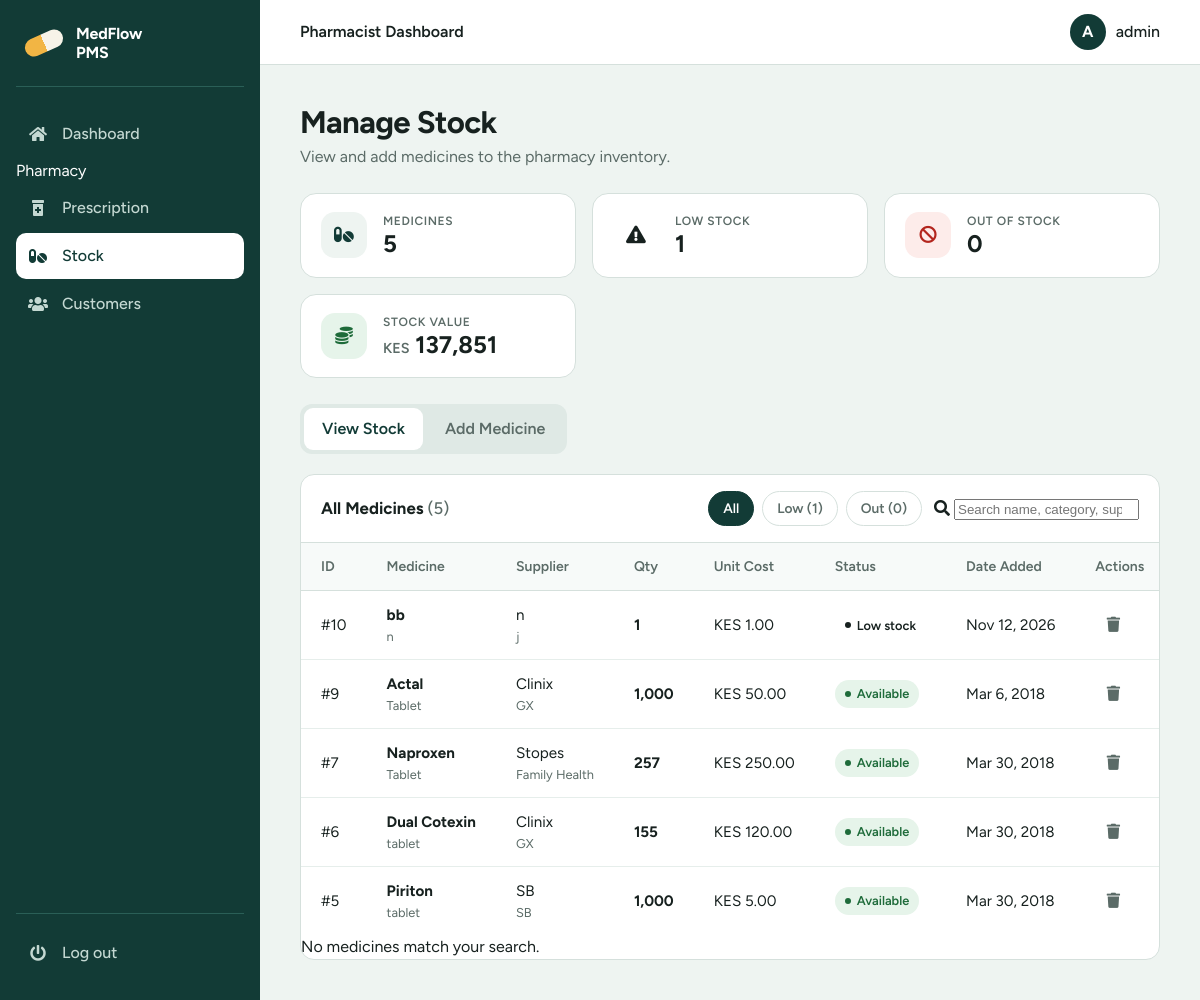
The app's page /pharmacist/stock_pharmacist.php (signed in) with its own data.
### tables this page shows
CREATE TABLE `stock` (
  `stock_id` tinyint(5) NOT NULL,
  `drug_name` varchar(20) NOT NULL,
  `category` varchar(20) NOT NULL,
  `description` varchar(50) NOT NULL,
  `company` varchar(20) NOT NULL,
  `supplier` varchar(20) NOT NULL,
  `quantity` int(11) NOT NULL,
  `cost` int(11) NOT NULL,
  `status` enum('Available','Inavailable') NOT NULL,
  `date_supplied` date NOT NULL
);

### pharmacist/stock_pharmacist.php (the view, shortened to what this page needs)
<?php
include_once('../connect_db.php');
function h($v) { return htmlspecialchars((string) $v, ENT_QUOTES, 'UTF-8'); }
$currency      = 'KES';
$low_threshold = 10;
$message1      = '';
$stocks = [];
try {
    $stocks = $con->query("SELECT * FROM stock ORDER BY stock_id DESC")->fetchAll(PDO::FETCH_ASSOC);
} catch (PDOException $e) {
    error_log("Load stock failed: " . $e->getMessage());
    $message1 = $message1 ?: "Could not load the stock list.";
}
$total_units = 0; $low = 0; $out = 0; $value = 0;
foreach ($stocks as $i => $s) {
    $q = (int) $s['quantity'];
    $value       += max($q, 0) * (float) $s['cost'];
    if ($q <= 0)                  { $state = 'out'; $out++; }
    elseif ($q <= $low_threshold) { $state = 'low'; $low++; }
    else                          { $state = 'ok'; }
    $stocks[$i]['_state'] = $state;
}
$hasError = ($message1 !== '');
include '../includes/head.php';
?>
<?php
include '../includes/sidebar_pharmacist.php';
include '../includes/header.php';
?>
<main class="main">
    <div class="page-head">
      <h1>Manage Stock</h1>
      <p>View and add medicines to the pharmacy inventory.</p>
    </div>
    <section class="stats">
      <div class="stat">
        <span class="stat-icon"><i class="fas fa-pills"></i></span>
        <div>
          <div class="stat-label">Medicines</div>
          <div class="stat-value"><?php echo number_format(count($stocks)); ?></div>
        </div>
      </div>
      <div class="stat">
        <span class="stat-icon stat-icon--amber"><i class="fas fa-exclamation-triangle"></i></span>
        <div>
          <div class="stat-label">Low Stock</div>
          <div class="stat-value"><?php echo number_format($low); ?></div>
        </div>
      </div>
      <div class="stat">
        <span class="stat-icon stat-icon--red"><i class="fas fa-ban"></i></span>
        <div>
          <div class="stat-label">Out of Stock</div>
          <div class="stat-value"><?php echo number_format($out); ?></div>
        </div>
      </div>
      <div class="stat">
        <span class="stat-icon stat-icon--green"><i class="fas fa-coins"></i></span>
        <div>
          <div class="stat-label">Stock Value</div>
          <div class="stat-value"><small><?php echo h($currency); ?></small> <?php echo number_format($value); ?></div>
        </div>
      </div>
    </section>
    <div class="tabs" role="tablist" aria-label="Stock actions">
      <button type="button" class="tab" role="tab" id="tab_1" aria-controls="content_1"
              aria-selected="<?php echo $hasError ? 'false' : 'true'; ?>">View Stock</button>
      <button type="button" class="tab" role="tab" id="tab_2" aria-controls="content_2"
              aria-selected="<?php echo $hasError ? 'true' : 'false'; ?>">Add Medicine</button>
    </div>
    <section class="panel card" id="content_1" role="tabpanel" aria-labelledby="tab_1" <?php echo $hasError ? 'hidden' : ''; ?>>
      <div class="card-head">
        <h2>All Medicines <span class="count">(<?php echo count($stocks); ?>)</span></h2>
        <?php if (count($stocks) > 0): ?>
        <div class="tools">
          <div class="chips" role="group" aria-label="Filter by stock level">
            <button type="button" class="chip" data-state="all" aria-pressed="true">All</button>
            <button type="button" class="chip" data-state="low" aria-pressed="false">Low (<?php echo $low; ?>)</button>
            <button type="button" class="chip" data-state="out" aria-pressed="false">Out (<?php echo $out; ?>)</button>
          </div>
          <div class="search">
            <i class="fas fa-search" aria-hidden="true"></i>
            <input type="search" id="filter" placeholder="Search name, category, supplier..." aria-label="Search stock">
          </div>
        </div>
        <?php endif; ?>
      </div>
      <?php if (count($stocks) === 0): ?>
        <div class="empty">
          <i class="fas fa-box-open"></i>
          <p>No medicines in stock. Add the first one to get started.</p>
          <button type="button" class="btn" data-go="tab_2"><i class="fas fa-plus"></i> Add Medicine</button>
        </div>
      <?php else: ?>
      <div class="table-wrap">
        <table id="stockTable">
          <thead>
            <tr>
              <th>ID</th>
              <th>Medicine</th>
              <th>Supplier</th>
              <th>Qty</th>
              <th>Unit Cost</th>
              <th>Status</th>
              <th>Date Added</th>
              <th class="actions">Actions</th>
            </tr>
          </thead>
          <tbody>
          <?php foreach ($stocks as $row):
              $st = $row['_state'];
              $badge = $st === 'out' ? ['badge--bad', 'Out of stock'] : ($st === 'low' ? ['badge--warn', 'Low stock'] : ['badge--ok', 'Available']);
          ?>
            <tr data-state="<?php echo $st; ?>">
              <td class="muted">#<?php echo h($row['stock_id']); ?></td>
              <td>
                <strong><?php echo h($row['drug_name']); ?></strong>
                <span class="sub"><?php echo h($row['category']); ?></span>
              </td>
              <td>
                <?php echo h($row['supplier']); ?>
                <span class="sub"><?php echo h($row['company']); ?></span>
              </td>
              <td><span class="qty <?php echo $st === 'out' ? 'qty--out' : ($st === 'low' ? 'qty--low' : ''); ?>"><?php echo number_format((int) $row['quantity']); ?></span></td>
              <td><?php echo h($currency); ?> <?php echo number_format((float) $row['cost'], 2); ?></td>
              <td><span class="badge <?php echo $badge[0]; ?>"><?php echo $badge[1]; ?></span></td>
              <td><?php echo h(date('M j, Y', strtotime($row['date_supplied']))); ?></td>
              <td class="actions">
                <a class="icon-btn icon-btn--delete" title="Delete" aria-label="Delete <?php echo h($row['drug_name']); ?>"
                   href="../delete_stock.php?stock_id=<?php echo urlencode($row['stock_id']); ?>"
                   onclick="return confirm('Are you sure you want to delete this medicine?');"><i class="fas fa-trash"></i></a>
              </td>
            </tr>
          <?php endforeach; ?>
          </tbody>
        </table>
      </div>
      <div class="no-match" id="noMatch">No medicines match your search.</div>
      <?php endif; ?>
    </section>
</main>
<?php include '../includes/footer.php'; ?>

### includes/head.php (style rules this page uses)
:root { --pine: #123b36; --pine-soft: #1c524b; --pine-line: #2a5f57; --amber: #f2b544; --mist: #eef4f1; --paper: #ffffff; --ink: #17211f; --ink-soft: #5b6b67; --line: #d5e0dc; --danger: #b3261e; --danger-bg: #fdecea; --ok: #1e6b3a; --ok-bg: #e6f4ea; --radius: 10px; --sidebar: 260px; --font: "Figtree", system-ui, -apple-system, sans-serif; }
*, *::before, *::after { box-sizing: border-box; }
html { -webkit-text-size-adjust: 100%; }
body { margin: 0; font-family: var(--font); font-size: 16px; line-height: 1.5; color: var(--ink); background: var(--mist); }
a { color: inherit; text-decoration: none; }
.main { margin-left: var(--sidebar); padding: 40px; max-width: 1200px; }
.main h1 { margin: 0 0 6px; font-size: clamp(1.6rem, 2.6vw, 2.2rem); line-height: 1.15; letter-spacing: -0.02em; }
.card { background: var(--paper); border: 1px solid var(--line); border-radius: 14px; overflow: hidden; }
.card-head { display: flex; align-items: center; justify-content: space-between; gap: 16px; flex-wrap: wrap; padding: 16px 20px; border-bottom: 1px solid var(--line); }
.card-head h2 { margin: 0; font-size: 1.05rem; }
.count { color: var(--ink-soft); font-weight: 500; }
.table-wrap { overflow-x: auto; }
table { width: 100%; border-collapse: collapse; font-size: 0.95rem; }
th, td { padding: 13px 20px; text-align: left; white-space: nowrap; }
th { font-size: 0.875rem; font-weight: 600; color: var(--ink-soft); background: #f7faf9; border-bottom: 1px solid var(--line); }
td { border-bottom: 1px solid #e6eeeb; }
tbody tr:last-child td { border-bottom: 0; }
.icon-btn { display: inline-grid; place-items: center; width: 36px; height: 36px; border-radius: 8px; color: var(--ink-soft); transition: background-color .15s, color .15s; }
.tabs { display: inline-flex; gap: 4px; padding: 4px; margin-bottom: 20px; background: #dfe9e5; border-radius: 12px; }
.tab { padding: 9px 18px; font: inherit; font-weight: 600; color: var(--ink-soft); background: transparent; border: 0; border-radius: 9px; cursor: pointer; transition: background-color .15s, color .15s; }
.tab[aria-selected="true"] { background: var(--paper); color: var(--pine); }

### pharmacist/stock_pharmacist.php (style rules this page uses)
.page-head { margin-bottom:24px; }
.page-head h1 { margin:0 0 4px; font-size:clamp(1.6rem,2.6vw,2.1rem); line-height:1.15; letter-spacing:-.02em; }
.page-head p { margin:0; color:var(--ink-soft); }
.stats { display:grid; grid-template-columns:repeat(auto-fit,minmax(210px,1fr)); gap:16px; margin-bottom:26px; }
.stat { display:flex; align-items:center; gap:16px; padding:18px 20px; background:var(--paper); border:1px solid var(--line); border-radius:16px; }
.stat-icon { flex:none; display:grid; place-items:center; width:46px; height:46px; border-radius:14px; background:var(--mist); color:var(--pine); font-size:1.1rem; }
.stat-icon--amber { background:var(--warn-bg); color:var(--warn); }
.stat-icon--red { background:var(--danger-bg); color:var(--danger); }
.stat-icon--green { background:var(--ok-bg); color:var(--ok); }
.stat-label { font-size:.75rem; font-weight:600; letter-spacing:.05em; text-transform:uppercase; color:var(--ink-soft); }
.stat-value { font-size:1.5rem; font-weight:700; line-height:1.2; }
.stat-value small { font-size:.9rem; font-weight:600; color:var(--ink-soft); }
.tools { display:flex; align-items:center; gap:12px; flex-wrap:wrap; }
.chips { display:flex; gap:8px; flex-wrap:wrap; }
.chip { padding:6px 14px; font:inherit; font-size:.86rem; font-weight:600; color:var(--ink-soft); background:var(--paper); border:1.5px solid var(--line); border-radius:999px; cursor:pointer; transition:all .15s; }
.chip[aria-pressed="true"] { background:var(--pine); border-color:var(--pine); color:#fff; }
.sub { display:block; font-size:.8rem; color:var(--ink-soft); }
.qty { font-weight:700; }
.qty--low { color:var(--warn); }
.badge { display:inline-flex; align-items:center; gap:6px; padding:4px 10px; border-radius:999px; font-size:.8rem; font-weight:600; }
.badge::before { content:""; width:6px; height:6px; border-radius:50%; background:currentColor; }
.badge--ok { background:var(--ok-bg); color:var(--ok); }
.badge--warn { background:var(--warn-bg); color:var(--warn); }

### records on screen
stock: stock_id "10", drug_name "bb", category "n", supplier "n", company "j", quantity "1", cost "1.00", badge "Low stock", date_supplied "Nov 12, 2026"
stock: stock_id "9", drug_name "Actal", category "Tablet", supplier "Clinix", company "GX", quantity "1,000", cost "50.00", badge "Available", date_supplied "Mar 6, 2018"
stock: stock_id "7", drug_name "Naproxen", category "Tablet", supplier "Stopes", company "Family Health", quantity "257", cost "250.00", badge "Available", date_supplied "Mar 30, 2018"
stock: stock_id "6", drug_name "Dual Cotexin", category "tablet", supplier "Clinix", company "GX", quantity "155", cost "120.00", badge "Available", date_supplied "Mar 30, 2018"
stock: stock_id "5", drug_name "Piriton", category "tablet", supplier "SB", company "SB", quantity "1,000", cost "5.00", badge "Available", date_supplied "Mar 30, 2018"

### other values on screen
$topbar_title "Pharmacist Dashboard"
substr($user, 0, 1) "A"
$user "admin"
count($stocks) "5"
$low "1"
$out "0"
$currency "KES"
$value "137,851"
